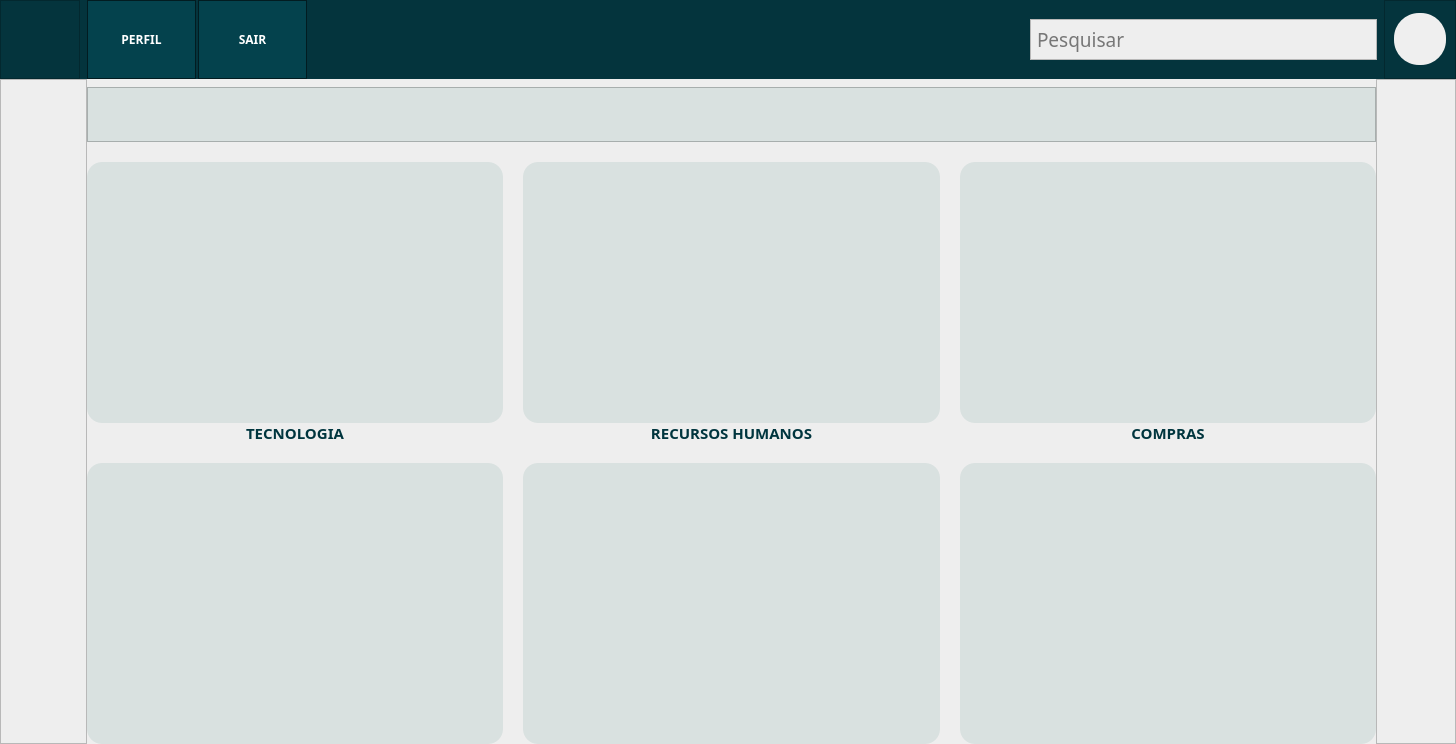
<?xml version="1.0" encoding="UTF-8"?>
<ui version="4.0">
 <class>MainWindow</class>
 <widget class="QMainWindow" name="MainWindow">
  <property name="geometry">
   <rect>
    <x>0</x>
    <y>0</y>
    <width>1456</width>
    <height>744</height>
   </rect>
  </property>
  <property name="windowTitle">
   <string>MainWindow</string>
  </property>
  <widget class="QWidget" name="centralwidget">
   <layout class="QVBoxLayout" name="verticalLayout">
    <property name="spacing">
     <number>0</number>
    </property>
    <property name="leftMargin">
     <number>0</number>
    </property>
    <property name="topMargin">
     <number>0</number>
    </property>
    <property name="rightMargin">
     <number>0</number>
    </property>
    <property name="bottomMargin">
     <number>0</number>
    </property>
    <item>
     <widget class="QFrame" name="frameBackMenu">
      <property name="minimumSize">
       <size>
        <width>0</width>
        <height>0</height>
       </size>
      </property>
      <property name="maximumSize">
       <size>
        <width>16777215</width>
        <height>79</height>
       </size>
      </property>
      <property name="styleSheet">
       <string notr="true">background-color: rgb(4, 52, 61);</string>
      </property>
      <property name="frameShape">
       <enum>QFrame::NoFrame</enum>
      </property>
      <property name="frameShadow">
       <enum>QFrame::Raised</enum>
      </property>
      <layout class="QHBoxLayout" name="horizontalLayout">
       <property name="spacing">
        <number>7</number>
       </property>
       <property name="leftMargin">
        <number>0</number>
       </property>
       <property name="topMargin">
        <number>0</number>
       </property>
       <property name="rightMargin">
        <number>0</number>
       </property>
       <property name="bottomMargin">
        <number>0</number>
       </property>
       <item>
        <widget class="QFrame" name="frame_logo">
         <property name="minimumSize">
          <size>
           <width>80</width>
           <height>0</height>
          </size>
         </property>
         <property name="maximumSize">
          <size>
           <width>80</width>
           <height>16777215</height>
          </size>
         </property>
         <property name="styleSheet">
          <string notr="true">background-image: url(:/barr/IconLogo.png);
background-position:center;
background-repeat: no-repeat;
</string>
         </property>
         <property name="frameShape">
          <enum>QFrame::StyledPanel</enum>
         </property>
         <property name="frameShadow">
          <enum>QFrame::Raised</enum>
         </property>
        </widget>
       </item>
       <item>
        <widget class="QFrame" name="frameBottons">
         <property name="minimumSize">
          <size>
           <width>220</width>
           <height>0</height>
          </size>
         </property>
         <property name="maximumSize">
          <size>
           <width>220</width>
           <height>16777215</height>
          </size>
         </property>
         <property name="frameShape">
          <enum>QFrame::NoFrame</enum>
         </property>
         <property name="frameShadow">
          <enum>QFrame::Raised</enum>
         </property>
         <layout class="QHBoxLayout" name="horizontalLayout_2">
          <property name="spacing">
           <number>2</number>
          </property>
          <property name="leftMargin">
           <number>0</number>
          </property>
          <property name="topMargin">
           <number>0</number>
          </property>
          <property name="rightMargin">
           <number>0</number>
          </property>
          <property name="bottomMargin">
           <number>0</number>
          </property>
          <item>
           <widget class="QPushButton" name="pushButton">
            <property name="minimumSize">
             <size>
              <width>0</width>
              <height>79</height>
             </size>
            </property>
            <property name="font">
             <font>
              <family>Asap</family>
              <pointsize>9</pointsize>
              <weight>75</weight>
              <bold>true</bold>
             </font>
            </property>
            <property name="styleSheet">
             <string notr="true">QPushButton{
	
	
	background-color: rgb(4, 66, 77);
	color: rgb(255, 255, 255);
	border: 1px solid;
	border-color: rgb(2, 28, 33);
}

QPushButton:hover {
	
	background-color: rgb(5, 75, 88);
}
QPushButton:pressed {
	
	background-color: rgb(2, 38, 45);
}</string>
            </property>
            <property name="text">
             <string>PERFIL</string>
            </property>
           </widget>
          </item>
          <item>
           <widget class="QPushButton" name="pushButton_2">
            <property name="minimumSize">
             <size>
              <width>0</width>
              <height>79</height>
             </size>
            </property>
            <property name="font">
             <font>
              <family>Asap</family>
              <pointsize>9</pointsize>
              <weight>75</weight>
              <bold>true</bold>
             </font>
            </property>
            <property name="styleSheet">
             <string notr="true">QPushButton{
	
	
	background-color: rgb(4, 66, 77);
	color: rgb(255, 255, 255);
	border: 1px solid;
	border-color: rgb(2, 28, 33);
}

QPushButton:hover {
	
	background-color: rgb(5, 75, 88);
}
QPushButton:pressed {
	
	background-color: rgb(2, 38, 45);
}</string>
            </property>
            <property name="text">
             <string>SAIR</string>
            </property>
           </widget>
          </item>
         </layout>
        </widget>
       </item>
       <item>
        <spacer name="horizontalSpacer">
         <property name="orientation">
          <enum>Qt::Horizontal</enum>
         </property>
         <property name="sizeHint" stdset="0">
          <size>
           <width>40</width>
           <height>20</height>
          </size>
         </property>
        </spacer>
       </item>
       <item>
        <widget class="QFrame" name="frame_Pesquisar">
         <property name="maximumSize">
          <size>
           <width>347</width>
           <height>41</height>
          </size>
         </property>
         <property name="styleSheet">
          <string notr="true">background-color:  rgb(238, 238, 238);</string>
         </property>
         <property name="frameShape">
          <enum>QFrame::StyledPanel</enum>
         </property>
         <property name="frameShadow">
          <enum>QFrame::Raised</enum>
         </property>
         <layout class="QHBoxLayout" name="horizontalLayout_3">
          <property name="spacing">
           <number>0</number>
          </property>
          <property name="leftMargin">
           <number>4</number>
          </property>
          <property name="topMargin">
           <number>0</number>
          </property>
          <property name="rightMargin">
           <number>0</number>
          </property>
          <property name="bottomMargin">
           <number>0</number>
          </property>
          <item>
           <widget class="QLineEdit" name="lineEdit_pesquisar">
            <property name="sizePolicy">
             <sizepolicy hsizetype="Expanding" vsizetype="Minimum">
              <horstretch>0</horstretch>
              <verstretch>0</verstretch>
             </sizepolicy>
            </property>
            <property name="font">
             <font>
              <family>Asap</family>
              <pointsize>14</pointsize>
             </font>
            </property>
            <property name="styleSheet">
             <string notr="true">background-color: rgb(238, 238, 238);
border: 0px</string>
            </property>
            <property name="text">
             <string/>
            </property>
            <property name="cursorPosition">
             <number>0</number>
            </property>
            <property name="placeholderText">
             <string>Pesquisar</string>
            </property>
           </widget>
          </item>
          <item>
           <widget class="QPushButton" name="pushButton_Pesquisar">
            <property name="sizePolicy">
             <sizepolicy hsizetype="MinimumExpanding" vsizetype="Minimum">
              <horstretch>0</horstretch>
              <verstretch>0</verstretch>
             </sizepolicy>
            </property>
            <property name="maximumSize">
             <size>
              <width>43</width>
              <height>36</height>
             </size>
            </property>
            <property name="font">
             <font>
              <family>Asap</family>
             </font>
            </property>
            <property name="styleSheet">
             <string notr="true">QPushButton {
	background-image: url(:/barr/IconPesquisar1.png);
	background-position:center;
	background-repeat: no-repeat;
	background-color: rgb(238, 238, 238);
	border: 1px solid;
	
	border-color:  rgb(238, 238, 238);
}
QPushButton:hover {
	background-image: url(:/barr/IconPesquisar.png);
	background-color: rgb(243, 243, 243);
}
QPushButton:pressed {
	background-color: rgb(226, 226, 226);
}</string>
            </property>
           </widget>
          </item>
         </layout>
        </widget>
       </item>
       <item>
        <widget class="QFrame" name="frame_perfil">
         <property name="maximumSize">
          <size>
           <width>80</width>
           <height>16777215</height>
          </size>
         </property>
         <property name="frameShape">
          <enum>QFrame::StyledPanel</enum>
         </property>
         <property name="frameShadow">
          <enum>QFrame::Raised</enum>
         </property>
         <layout class="QGridLayout" name="gridLayout">
          <item row="0" column="0">
           <widget class="QFrame" name="frame">
            <property name="minimumSize">
             <size>
              <width>52</width>
              <height>52</height>
             </size>
            </property>
            <property name="maximumSize">
             <size>
              <width>52</width>
              <height>52</height>
             </size>
            </property>
            <property name="styleSheet">
             <string notr="true">background-color: rgb(239, 239, 239);
border-radius: 25px</string>
            </property>
            <property name="frameShape">
             <enum>QFrame::StyledPanel</enum>
            </property>
            <property name="frameShadow">
             <enum>QFrame::Raised</enum>
            </property>
           </widget>
          </item>
         </layout>
        </widget>
       </item>
      </layout>
     </widget>
    </item>
    <item>
     <widget class="QFrame" name="frameBody">
      <property name="styleSheet">
       <string notr="true">background-color: rgb(238, 238, 238);</string>
      </property>
      <property name="frameShape">
       <enum>QFrame::NoFrame</enum>
      </property>
      <property name="frameShadow">
       <enum>QFrame::Raised</enum>
      </property>
      <layout class="QHBoxLayout" name="horizontalLayout_4">
       <property name="spacing">
        <number>0</number>
       </property>
       <property name="leftMargin">
        <number>0</number>
       </property>
       <property name="topMargin">
        <number>0</number>
       </property>
       <property name="rightMargin">
        <number>0</number>
       </property>
       <property name="bottomMargin">
        <number>0</number>
       </property>
       <item>
        <widget class="QFrame" name="frame_4">
         <property name="maximumSize">
          <size>
           <width>87</width>
           <height>16777215</height>
          </size>
         </property>
         <property name="frameShape">
          <enum>QFrame::StyledPanel</enum>
         </property>
         <property name="frameShadow">
          <enum>QFrame::Raised</enum>
         </property>
        </widget>
       </item>
       <item>
        <widget class="QFrame" name="frame_5">
         <property name="styleSheet">
          <string notr="true">background-color: rgb(238, 238, 238);</string>
         </property>
         <property name="frameShape">
          <enum>QFrame::NoFrame</enum>
         </property>
         <property name="frameShadow">
          <enum>QFrame::Raised</enum>
         </property>
         <layout class="QVBoxLayout" name="verticalLayout_2">
          <property name="spacing">
           <number>20</number>
          </property>
          <property name="leftMargin">
           <number>0</number>
          </property>
          <property name="topMargin">
           <number>8</number>
          </property>
          <property name="rightMargin">
           <number>0</number>
          </property>
          <property name="bottomMargin">
           <number>0</number>
          </property>
          <item>
           <widget class="QFrame" name="frame_10">
            <property name="maximumSize">
             <size>
              <width>16777215</width>
              <height>55</height>
             </size>
            </property>
            <property name="styleSheet">
             <string notr="true">background-color: rgb(217, 225, 224);</string>
            </property>
            <property name="frameShape">
             <enum>QFrame::StyledPanel</enum>
            </property>
            <property name="frameShadow">
             <enum>QFrame::Raised</enum>
            </property>
           </widget>
          </item>
          <item>
           <widget class="QFrame" name="frame_9">
            <property name="styleSheet">
             <string>color: rgb(0, 53, 62);</string>
            </property>
            <property name="frameShape">
             <enum>QFrame::NoFrame</enum>
            </property>
            <property name="frameShadow">
             <enum>QFrame::Raised</enum>
            </property>
            <layout class="QGridLayout" name="gridLayout_2">
             <property name="leftMargin">
              <number>0</number>
             </property>
             <property name="topMargin">
              <number>0</number>
             </property>
             <property name="rightMargin">
              <number>0</number>
             </property>
             <property name="bottomMargin">
              <number>0</number>
             </property>
             <property name="spacing">
              <number>20</number>
             </property>
             <item row="0" column="0">
              <widget class="QFrame" name="frame_8">
               <property name="frameShape">
                <enum>QFrame::NoFrame</enum>
               </property>
               <property name="frameShadow">
                <enum>QFrame::Raised</enum>
               </property>
               <layout class="QVBoxLayout" name="verticalLayout_3">
                <property name="spacing">
                 <number>0</number>
                </property>
                <property name="leftMargin">
                 <number>0</number>
                </property>
                <property name="topMargin">
                 <number>0</number>
                </property>
                <property name="rightMargin">
                 <number>0</number>
                </property>
                <property name="bottomMargin">
                 <number>0</number>
                </property>
                <item>
                 <widget class="QPushButton" name="pushButton_3">
                  <property name="sizePolicy">
                   <sizepolicy hsizetype="Minimum" vsizetype="Preferred">
                    <horstretch>0</horstretch>
                    <verstretch>0</verstretch>
                   </sizepolicy>
                  </property>
                  <property name="styleSheet">
                   <string notr="true">QPushButton {
	
	background-image: url(:/barr/IconTI.png);
	background-position:center;
	background-repeat: no-repeat;
	background-color: rgb(217, 225, 224);
	border-radius: 15px;
	box-shadow: 10px 5px 5px black;
}
QPushButton:hover {
	
	background-image: url(:/barr/IconTI1.png);
	background-color: rgb(0, 53, 62);
	border:1px solid rgb(0, 53, 62);
}

QPushButton:pressed {
	background-color: rgb(0, 38, 44);
	color: rgb(255, 255, 255);
}</string>
                  </property>
                 </widget>
                </item>
                <item>
                 <widget class="QLabel" name="label">
                  <property name="maximumSize">
                   <size>
                    <width>16777215</width>
                    <height>20</height>
                   </size>
                  </property>
                  <property name="font">
                   <font>
                    <family>Asap</family>
                    <pointsize>11</pointsize>
                    <weight>75</weight>
                    <bold>true</bold>
                   </font>
                  </property>
                  <property name="styleSheet">
                   <string notr="true">color: rgb(0, 53, 62);</string>
                  </property>
                  <property name="text">
                   <string>TECNOLOGIA</string>
                  </property>
                  <property name="alignment">
                   <set>Qt::AlignCenter</set>
                  </property>
                 </widget>
                </item>
               </layout>
              </widget>
             </item>
             <item row="0" column="1">
              <widget class="QFrame" name="frame_2">
               <property name="frameShape">
                <enum>QFrame::NoFrame</enum>
               </property>
               <property name="frameShadow">
                <enum>QFrame::Raised</enum>
               </property>
               <layout class="QVBoxLayout" name="verticalLayout_4">
                <property name="spacing">
                 <number>0</number>
                </property>
                <property name="leftMargin">
                 <number>0</number>
                </property>
                <property name="topMargin">
                 <number>0</number>
                </property>
                <property name="rightMargin">
                 <number>0</number>
                </property>
                <property name="bottomMargin">
                 <number>0</number>
                </property>
                <item>
                 <widget class="QPushButton" name="pushButton_4">
                  <property name="sizePolicy">
                   <sizepolicy hsizetype="Preferred" vsizetype="Preferred">
                    <horstretch>0</horstretch>
                    <verstretch>0</verstretch>
                   </sizepolicy>
                  </property>
                  <property name="styleSheet">
                   <string notr="true">QPushButton {
	
	background-position:center;
	background-repeat: no-repeat;
	background-color: rgb(217, 225, 224);
	border-radius: 15px;
	box-shadow: 10px 5px 5px black;
}
QPushButton:hover {
	background-image: url(:/pesquisar/1x/B_compras.png);
	background-color: rgb(0, 53, 62);
	border:1px solid rgb(0, 53, 62);
}

QPushButton:pressed {
	background-color: rgb(0, 38, 44);
	color: rgb(255, 255, 255);
}</string>
                  </property>
                 </widget>
                </item>
                <item>
                 <widget class="QLabel" name="label_2">
                  <property name="maximumSize">
                   <size>
                    <width>16777215</width>
                    <height>20</height>
                   </size>
                  </property>
                  <property name="font">
                   <font>
                    <family>Asap</family>
                    <pointsize>11</pointsize>
                    <weight>75</weight>
                    <bold>true</bold>
                   </font>
                  </property>
                  <property name="styleSheet">
                   <string notr="true">color: rgb(0, 53, 62);</string>
                  </property>
                  <property name="text">
                   <string>RECURSOS HUMANOS</string>
                  </property>
                  <property name="alignment">
                   <set>Qt::AlignCenter</set>
                  </property>
                 </widget>
                </item>
               </layout>
              </widget>
             </item>
             <item row="0" column="2">
              <widget class="QFrame" name="frame_3">
               <property name="frameShape">
                <enum>QFrame::NoFrame</enum>
               </property>
               <property name="frameShadow">
                <enum>QFrame::Raised</enum>
               </property>
               <layout class="QVBoxLayout" name="verticalLayout_5">
                <property name="spacing">
                 <number>0</number>
                </property>
                <property name="leftMargin">
                 <number>0</number>
                </property>
                <property name="topMargin">
                 <number>0</number>
                </property>
                <property name="rightMargin">
                 <number>0</number>
                </property>
                <property name="bottomMargin">
                 <number>0</number>
                </property>
                <item>
                 <widget class="QPushButton" name="pushButton_5">
                  <property name="sizePolicy">
                   <sizepolicy hsizetype="Minimum" vsizetype="Preferred">
                    <horstretch>0</horstretch>
                    <verstretch>0</verstretch>
                   </sizepolicy>
                  </property>
                  <property name="styleSheet">
                   <string notr="true">QPushButton {
	
	background-position:center;
	background-repeat: no-repeat;
	background-color: rgb(217, 225, 224);
	border-radius: 15px;
	box-shadow: 10px 5px 5px black;
}
QPushButton:hover {
	background-image: url(:/pesquisar/1x/B_compras.png);
	background-color: rgb(0, 53, 62);
	border:1px solid rgb(0, 53, 62);
}

QPushButton:pressed {
	background-color: rgb(0, 38, 44);
	color: rgb(255, 255, 255);
}</string>
                  </property>
                 </widget>
                </item>
                <item>
                 <widget class="QLabel" name="label_3">
                  <property name="maximumSize">
                   <size>
                    <width>16777215</width>
                    <height>20</height>
                   </size>
                  </property>
                  <property name="font">
                   <font>
                    <family>Asap</family>
                    <pointsize>11</pointsize>
                    <weight>75</weight>
                    <bold>true</bold>
                   </font>
                  </property>
                  <property name="styleSheet">
                   <string notr="true">color: rgb(0, 53, 62);</string>
                  </property>
                  <property name="text">
                   <string>COMPRAS</string>
                  </property>
                  <property name="alignment">
                   <set>Qt::AlignCenter</set>
                  </property>
                 </widget>
                </item>
               </layout>
              </widget>
             </item>
             <item row="1" column="0">
              <widget class="QFrame" name="frame_11">
               <property name="styleSheet">
                <string notr="true">	background-color: rgb(217, 225, 224);
	border-radius: 15px;
	box-shadow: 10px 5px 5px black;</string>
               </property>
               <property name="frameShape">
                <enum>QFrame::NoFrame</enum>
               </property>
               <property name="frameShadow">
                <enum>QFrame::Raised</enum>
               </property>
              </widget>
             </item>
             <item row="1" column="1">
              <widget class="QFrame" name="frame_7">
               <property name="styleSheet">
                <string notr="true">	background-color: rgb(217, 225, 224);
	border-radius: 15px;
	box-shadow: 10px 5px 5px black;</string>
               </property>
               <property name="frameShape">
                <enum>QFrame::NoFrame</enum>
               </property>
               <property name="frameShadow">
                <enum>QFrame::Raised</enum>
               </property>
              </widget>
             </item>
             <item row="1" column="2">
              <widget class="QFrame" name="frame_12">
               <property name="styleSheet">
                <string notr="true">	background-color: rgb(217, 225, 224);
	border-radius: 15px;
	box-shadow: 10px 5px 5px black;</string>
               </property>
               <property name="frameShape">
                <enum>QFrame::NoFrame</enum>
               </property>
               <property name="frameShadow">
                <enum>QFrame::Raised</enum>
               </property>
              </widget>
             </item>
            </layout>
           </widget>
          </item>
         </layout>
        </widget>
       </item>
       <item>
        <widget class="QFrame" name="frame_6">
         <property name="maximumSize">
          <size>
           <width>80</width>
           <height>16777215</height>
          </size>
         </property>
         <property name="frameShape">
          <enum>QFrame::StyledPanel</enum>
         </property>
         <property name="frameShadow">
          <enum>QFrame::Raised</enum>
         </property>
        </widget>
       </item>
      </layout>
     </widget>
    </item>
   </layout>
  </widget>
 </widget>
 <resources>
  <include location="iconesHome.qrc"/>
 </resources>
 <connections/>
</ui>
